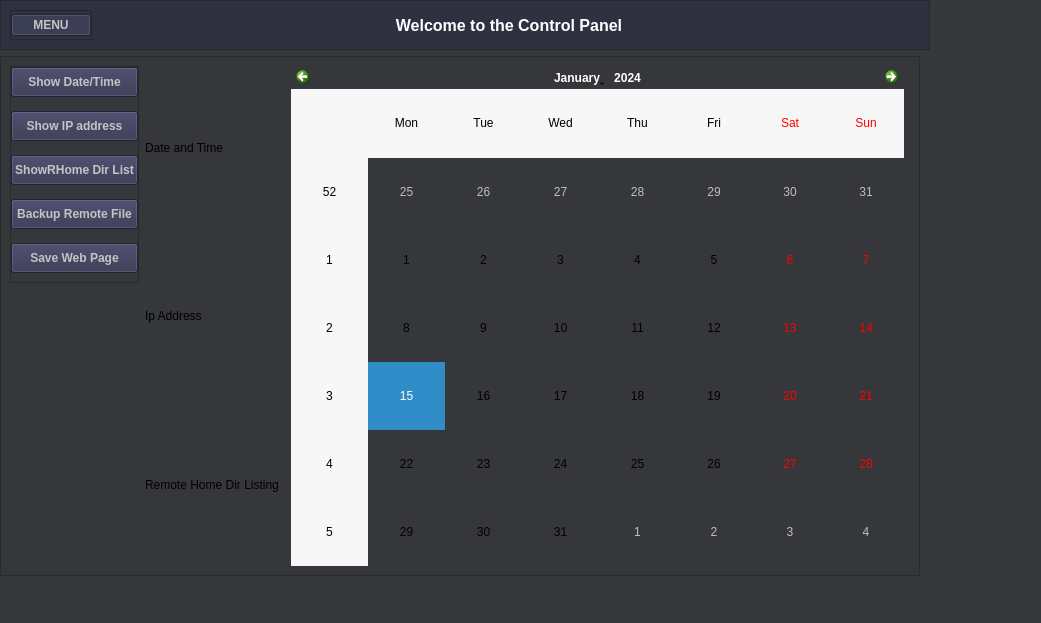
<?xml version="1.0" encoding="UTF-8"?>
<ui version="4.0">
 <class>MainWindow</class>
 <widget class="QMainWindow" name="MainWindow">
  <property name="geometry">
   <rect>
    <x>0</x>
    <y>0</y>
    <width>1041</width>
    <height>623</height>
   </rect>
  </property>
  <property name="windowTitle">
   <string>MainWindow</string>
  </property>
  <property name="styleSheet">
   <string notr="true">background-color: rgb(53, 55, 59);
</string>
  </property>
  <widget class="QWidget" name="centralwidget">
   <widget class="QFrame" name="Bigframe">
    <property name="geometry">
     <rect>
      <x>0</x>
      <y>56</y>
      <width>920</width>
      <height>520</height>
     </rect>
    </property>
    <property name="sizePolicy">
     <sizepolicy hsizetype="Preferred" vsizetype="Expanding">
      <horstretch>0</horstretch>
      <verstretch>0</verstretch>
     </sizepolicy>
    </property>
    <property name="frameShape">
     <enum>QFrame::StyledPanel</enum>
    </property>
    <property name="frameShadow">
     <enum>QFrame::Raised</enum>
    </property>
    <layout class="QHBoxLayout" name="horizontalLayout">
     <item alignment="Qt::AlignLeft|Qt::AlignTop">
      <widget class="QFrame" name="frame_3">
       <property name="sizePolicy">
        <sizepolicy hsizetype="Expanding" vsizetype="Expanding">
         <horstretch>0</horstretch>
         <verstretch>0</verstretch>
        </sizepolicy>
       </property>
       <property name="minimumSize">
        <size>
         <width>100</width>
         <height>30</height>
        </size>
       </property>
       <property name="maximumSize">
        <size>
         <width>15551522</width>
         <height>15551522</height>
        </size>
       </property>
       <property name="styleSheet">
        <string notr="true"/>
       </property>
       <property name="frameShape">
        <enum>QFrame::StyledPanel</enum>
       </property>
       <property name="frameShadow">
        <enum>QFrame::Raised</enum>
       </property>
       <layout class="QVBoxLayout" name="verticalLayout_2">
        <property name="spacing">
         <number>14</number>
        </property>
        <property name="leftMargin">
         <number>0</number>
        </property>
        <property name="topMargin">
         <number>0</number>
        </property>
        <property name="rightMargin">
         <number>0</number>
        </property>
        <item>
         <widget class="QPushButton" name="buttonDateTime">
          <property name="minimumSize">
           <size>
            <width>100</width>
            <height>30</height>
           </size>
          </property>
          <property name="font">
           <font>
            <weight>75</weight>
            <bold>true</bold>
           </font>
          </property>
          <property name="cursor">
           <cursorShape>PointingHandCursor</cursorShape>
          </property>
          <property name="styleSheet">
           <string notr="true">background-color: rgb(47, 49, 78);
color: rgb(196, 196, 196);</string>
          </property>
          <property name="text">
           <string>Show Date/Time</string>
          </property>
          <property name="icon">
           <iconset resource="newericons.qrc">
            <normaloff>:/newPrefix/feather/clock (2).svg</normaloff>:/newPrefix/feather/clock (2).svg</iconset>
          </property>
          <property name="checkable">
           <bool>true</bool>
          </property>
          <property name="default">
           <bool>false</bool>
          </property>
          <property name="flat">
           <bool>false</bool>
          </property>
         </widget>
        </item>
        <item>
         <widget class="QPushButton" name="buttonIP">
          <property name="minimumSize">
           <size>
            <width>100</width>
            <height>30</height>
           </size>
          </property>
          <property name="font">
           <font>
            <weight>75</weight>
            <bold>true</bold>
           </font>
          </property>
          <property name="cursor">
           <cursorShape>PointingHandCursor</cursorShape>
          </property>
          <property name="styleSheet">
           <string notr="true">background-color: rgb(47, 49, 78);
color: rgb(196, 196, 196);</string>
          </property>
          <property name="text">
           <string>Show IP address</string>
          </property>
          <property name="icon">
           <iconset resource="newericons.qrc">
            <normaloff>:/newPrefix/feather/terminal (2).svg</normaloff>:/newPrefix/feather/terminal (2).svg</iconset>
          </property>
          <property name="checkable">
           <bool>true</bool>
          </property>
         </widget>
        </item>
        <item>
         <widget class="QPushButton" name="buttonDirList">
          <property name="sizePolicy">
           <sizepolicy hsizetype="Minimum" vsizetype="Preferred">
            <horstretch>0</horstretch>
            <verstretch>0</verstretch>
           </sizepolicy>
          </property>
          <property name="minimumSize">
           <size>
            <width>100</width>
            <height>30</height>
           </size>
          </property>
          <property name="font">
           <font>
            <weight>75</weight>
            <bold>true</bold>
           </font>
          </property>
          <property name="cursor">
           <cursorShape>PointingHandCursor</cursorShape>
          </property>
          <property name="styleSheet">
           <string notr="true">background-color: rgb(47, 49, 78);
color: rgb(196, 196, 196);</string>
          </property>
          <property name="text">
           <string>ShowRHome Dir List</string>
          </property>
          <property name="icon">
           <iconset resource="newericons.qrc">
            <normaloff>:/newPrefix/feather/home (2).svg</normaloff>:/newPrefix/feather/home (2).svg</iconset>
          </property>
          <property name="checkable">
           <bool>true</bool>
          </property>
         </widget>
        </item>
        <item>
         <widget class="QPushButton" name="buttonRemoteFile">
          <property name="minimumSize">
           <size>
            <width>100</width>
            <height>30</height>
           </size>
          </property>
          <property name="font">
           <font>
            <weight>75</weight>
            <bold>true</bold>
           </font>
          </property>
          <property name="styleSheet">
           <string notr="true">background-color: rgb(47, 49, 78);
color: rgb(196, 196, 196);</string>
          </property>
          <property name="text">
           <string>Backup Remote File</string>
          </property>
          <property name="icon">
           <iconset resource="newericons.qrc">
            <normaloff>:/newPrefix/feather/file-text (2).svg</normaloff>:/newPrefix/feather/file-text (2).svg</iconset>
          </property>
         </widget>
        </item>
        <item>
         <widget class="QPushButton" name="buttonSaveWeb">
          <property name="sizePolicy">
           <sizepolicy hsizetype="Minimum" vsizetype="Preferred">
            <horstretch>0</horstretch>
            <verstretch>0</verstretch>
           </sizepolicy>
          </property>
          <property name="minimumSize">
           <size>
            <width>100</width>
            <height>30</height>
           </size>
          </property>
          <property name="font">
           <font>
            <weight>75</weight>
            <bold>true</bold>
           </font>
          </property>
          <property name="cursor">
           <cursorShape>PointingHandCursor</cursorShape>
          </property>
          <property name="styleSheet">
           <string notr="true">background-color: rgb(47, 49, 78);
color: rgb(196, 196, 196);</string>
          </property>
          <property name="text">
           <string>Save Web Page</string>
          </property>
          <property name="icon">
           <iconset resource="newericons.qrc">
            <normaloff>:/newPrefix/feather/save (2).svg</normaloff>:/newPrefix/feather/save (2).svg</iconset>
          </property>
         </widget>
        </item>
       </layout>
      </widget>
     </item>
     <item>
      <layout class="QVBoxLayout" name="verticalLayout_4">
       <property name="sizeConstraint">
        <enum>QLayout::SetNoConstraint</enum>
       </property>
       <item>
        <widget class="QLabel" name="timeLabel">
         <property name="maximumSize">
          <size>
           <width>200</width>
           <height>16777215</height>
          </size>
         </property>
         <property name="text">
          <string>Date and Time</string>
         </property>
         <property name="margin">
          <number>10</number>
         </property>
        </widget>
       </item>
       <item>
        <widget class="QLabel" name="IPLabel">
         <property name="sizePolicy">
          <sizepolicy hsizetype="Fixed" vsizetype="Preferred">
           <horstretch>0</horstretch>
           <verstretch>0</verstretch>
          </sizepolicy>
         </property>
         <property name="maximumSize">
          <size>
           <width>200</width>
           <height>16777215</height>
          </size>
         </property>
         <property name="text">
          <string>Ip Address</string>
         </property>
         <property name="margin">
          <number>10</number>
         </property>
        </widget>
       </item>
       <item>
        <widget class="QLabel" name="RemoteLabel">
         <property name="maximumSize">
          <size>
           <width>200</width>
           <height>16777215</height>
          </size>
         </property>
         <property name="text">
          <string>Remote Home Dir Listing</string>
         </property>
         <property name="margin">
          <number>10</number>
         </property>
        </widget>
       </item>
      </layout>
     </item>
     <item>
      <widget class="QFrame" name="frame_2">
       <property name="sizePolicy">
        <sizepolicy hsizetype="Fixed" vsizetype="Preferred">
         <horstretch>0</horstretch>
         <verstretch>0</verstretch>
        </sizepolicy>
       </property>
       <property name="frameShape">
        <enum>QFrame::StyledPanel</enum>
       </property>
       <property name="frameShadow">
        <enum>QFrame::Raised</enum>
       </property>
      </widget>
     </item>
     <item>
      <layout class="QHBoxLayout" name="horizontalLayout_5">
       <property name="sizeConstraint">
        <enum>QLayout::SetNoConstraint</enum>
       </property>
       <property name="leftMargin">
        <number>0</number>
       </property>
       <item>
        <widget class="QCalendarWidget" name="calendarWidget">
         <property name="sizePolicy">
          <sizepolicy hsizetype="Expanding" vsizetype="Fixed">
           <horstretch>0</horstretch>
           <verstretch>0</verstretch>
          </sizepolicy>
         </property>
         <property name="minimumSize">
          <size>
           <width>0</width>
           <height>500</height>
          </size>
         </property>
         <property name="layoutDirection">
          <enum>Qt::LeftToRight</enum>
         </property>
        </widget>
       </item>
      </layout>
     </item>
     <item>
      <widget class="QFrame" name="frame_4">
       <property name="frameShape">
        <enum>QFrame::StyledPanel</enum>
       </property>
       <property name="frameShadow">
        <enum>QFrame::Raised</enum>
       </property>
      </widget>
     </item>
    </layout>
   </widget>
   <widget class="QFrame" name="Header">
    <property name="geometry">
     <rect>
      <x>0</x>
      <y>0</y>
      <width>930</width>
      <height>50</height>
     </rect>
    </property>
    <property name="sizePolicy">
     <sizepolicy hsizetype="Expanding" vsizetype="Preferred">
      <horstretch>0</horstretch>
      <verstretch>0</verstretch>
     </sizepolicy>
    </property>
    <property name="minimumSize">
     <size>
      <width>0</width>
      <height>50</height>
     </size>
    </property>
    <property name="maximumSize">
     <size>
      <width>16777215</width>
      <height>50</height>
     </size>
    </property>
    <property name="styleSheet">
     <string notr="true">background-color: rgb(47, 49, 65);
color: rgb(255, 255, 255);</string>
    </property>
    <property name="frameShape">
     <enum>QFrame::StyledPanel</enum>
    </property>
    <property name="frameShadow">
     <enum>QFrame::Raised</enum>
    </property>
    <layout class="QHBoxLayout" name="horizontalLayout_2">
     <item alignment="Qt::AlignLeft">
      <widget class="QFrame" name="frame">
       <property name="sizePolicy">
        <sizepolicy hsizetype="Expanding" vsizetype="Preferred">
         <horstretch>0</horstretch>
         <verstretch>0</verstretch>
        </sizepolicy>
       </property>
       <property name="minimumSize">
        <size>
         <width>0</width>
         <height>30</height>
        </size>
       </property>
       <property name="maximumSize">
        <size>
         <width>16777215</width>
         <height>30</height>
        </size>
       </property>
       <property name="frameShape">
        <enum>QFrame::StyledPanel</enum>
       </property>
       <property name="frameShadow">
        <enum>QFrame::Raised</enum>
       </property>
       <layout class="QHBoxLayout" name="horizontalLayout_4">
        <property name="spacing">
         <number>0</number>
        </property>
        <property name="leftMargin">
         <number>0</number>
        </property>
        <property name="topMargin">
         <number>0</number>
        </property>
        <property name="rightMargin">
         <number>0</number>
        </property>
        <property name="bottomMargin">
         <number>0</number>
        </property>
        <item>
         <widget class="QPushButton" name="MenuPushButton">
          <property name="font">
           <font>
            <weight>75</weight>
            <bold>true</bold>
           </font>
          </property>
          <property name="cursor">
           <cursorShape>PointingHandCursor</cursorShape>
          </property>
          <property name="styleSheet">
           <string notr="true">background-color: rgb(47, 49, 78);
color: rgb(196, 196, 196);</string>
          </property>
          <property name="text">
           <string>MENU</string>
          </property>
          <property name="icon">
           <iconset resource="newericons.qrc">
            <normaloff>:/newPrefix/feather/menu (2).svg</normaloff>:/newPrefix/feather/menu (2).svg</iconset>
          </property>
          <property name="iconSize">
           <size>
            <width>18</width>
            <height>18</height>
           </size>
          </property>
          <property name="checkable">
           <bool>true</bool>
          </property>
          <property name="checked">
           <bool>true</bool>
          </property>
         </widget>
        </item>
       </layout>
      </widget>
     </item>
     <item>
      <widget class="QLabel" name="label">
       <property name="sizePolicy">
        <sizepolicy hsizetype="Expanding" vsizetype="Expanding">
         <horstretch>0</horstretch>
         <verstretch>0</verstretch>
        </sizepolicy>
       </property>
       <property name="font">
        <font>
         <pointsize>12</pointsize>
         <weight>75</weight>
         <bold>true</bold>
        </font>
       </property>
       <property name="styleSheet">
        <string notr="true">color: rgb(255, 255, 255);</string>
       </property>
       <property name="text">
        <string>Welcome to the Control Panel</string>
       </property>
       <property name="alignment">
        <set>Qt::AlignCenter</set>
       </property>
      </widget>
     </item>
    </layout>
   </widget>
  </widget>
  <widget class="QStatusBar" name="statusbar"/>
 </widget>
 <resources>
  <include location="newericons.qrc"/>
 </resources>
 <connections/>
</ui>
